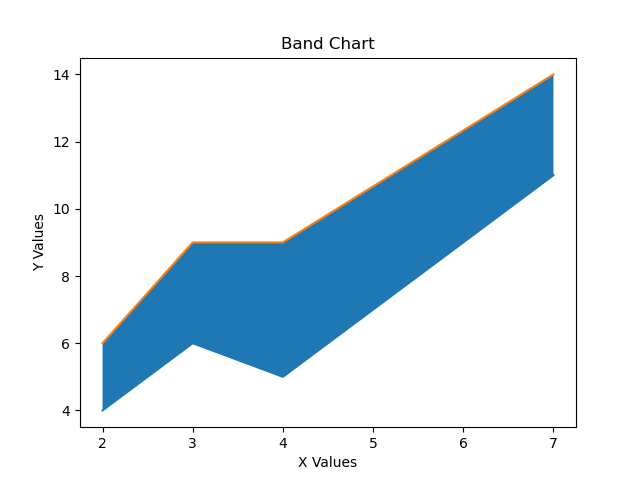

The Python source for this figure:
import matplotlib.pyplot as plt
n = int(input("Enter number of points: "))

x = []
lower = []
upper=[]

for i in range(n):
    xv = int(input(f"Enter x value {i+1}: "))
    yv = int(input(f"Enter lower value {i+1}: "))
    yw=int(input(f"Enter upper value {i+1}: "))

    x.append(xv)
    lower.append(yv)
    upper.append(yw)

plt.plot(x,lower)
plt.plot(x,upper)
plt.fill_between(x,lower,upper)

plt.title("Band Chart")
plt.xlabel("X Values")
plt.ylabel("Y Values")
plt.savefig("1d.png")
